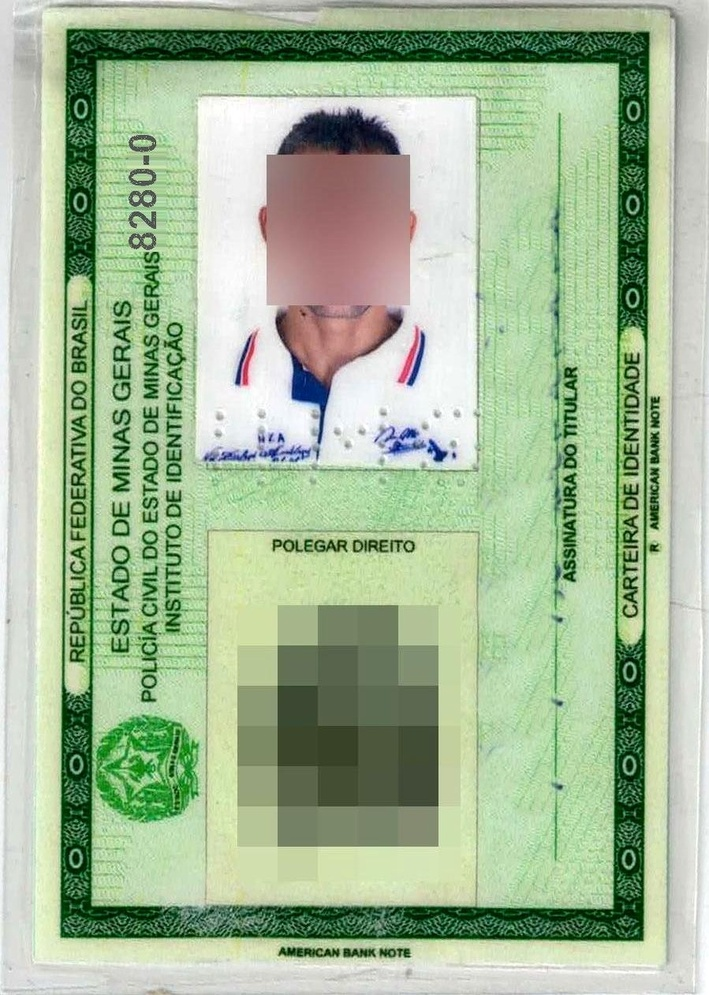
#> input picture desafio-1/testes-de-hipotese/amostras_boas/rg_frente/rg_frente (1).jpg, 709 x 995 px, shrunk from 899 x 1261 before the run
$ jupyter execute --allow-errors 'Teste de Hipótese 1.2 - Tentando Melhorar o Brilho de Imagens Coloridas-Copy1.ipynb'
#> lines starting #> are read from the running program, lines starting #| are printed output that depends on the picture
<center>
    <h1>
        Teste de Hipótese 1.2: Tentando Melhorar Imagens Coloridas Aumetando o Brilho
    </h1>
</center>
    <div style="text-align: right;"><h3>
        Carlos Eduardo Cassimiro da Silva
    </h3></div>

O Teste 1.1 foi possível melhorar a nitidez dos de uma amostra de rg mais escura equalizando o histrama da mesma para melhorar o seu contraste, entretanto, para melhor classificação e distinção dos outros documentos, faz-se necessário melhorar ainda mais a nitidez desse tipo de amostra. Nesse teste, será verificado a possibilidade de melhorar a nitidez da imagem aumentando o brilho, e para isso testaremos diferentes tipos de ganho nos canais de cores, além de um teste de equalização de histograma com aumento de brilho juntos.</p>

<h4>Desafio #1: Classificação de documentos (RG, CNH e CPF) </h4>

 - Contextualização: Inúmeras áreas de diferentes organizações (usualmente como parte de um processo de um backoffice) recepcionam documentos dos seus clientes para formação de kits de documentação. Tais kits são, por exemplo, compartilhados com outros stakeholders das empresas. Conforme pode-se pressupor, um desafio nesse cenário refere-se ao fato de que o cliente pode enviar documentos, porém sem necessariamente indicar a qual tipo se o documento se refere (RG, CNH ou CPF, por exemplo). Dessa forma, ao invés de demandar um trabalho manual para essa leitura e classificação dos documentos, podemos construir um modelo de aprendizado que tenha capacidade de ler um conjunto de documentos (em .jpg, por exemplo) e, subsequentemente, realizar a classificação em três tipos distintos: RG, CNH e CPF.
 - Dataset: Para esse desafio utilizaremos um dataset público de RG, CNH e CPF (incluindo as imagens). Este repositório apresenta o conjunto de dados denominado Brazilian Identity Document Dataset (BID Dataset), o primeiro conjunto de dados público de documentos de identificação brasileiros. <br>
Link do dataset: https://github.com/ricardobnjunior/Brazilian-Identity-Document-Dataset

<h4>Roteiro</h4>
Módulos utilizados <br>
1. Comparação entre uma amostra boa e outra ruim <br>
2. Aumentando o Brilho das Imagens <br>
    2.1 Ganho Linear com Razão Percentual <br>
    2.2 Ganho Linear <br>
    2.3 Ganho Percentual <br>
3. Comparações <br>
4. Equalização CLAHE com Aumento de Brilho Percentual <br>
    4.1 Ganho Percentual Aplicado ao Equalização CLAHE <br>
    4.2 Equalização CLAHE Aplicado ao Ganho Percentual

##### Módulos utilizados

[cell 1]
import numpy as np
import cv2
import matplotlib.pyplot as plt
from sklearn.preprocessing import MinMaxScaler

[cell 2]
plt.style.use('ggplot')

# 1. Comparação entre um histograma com valores "brutos" e normalizados

[cell 3]
# Lê o arquivo
img = cv2.cvtColor(cv2.imread('amostras_boas/rg_frente/rg_frente (1).jpg'), cv2.COLOR_BGR2RGB)
hist = []      # lista para guardar os histogramas "brutos"
hist_norm = [] # lista para guardar os histogramas normalizados
hist.append(cv2.calcHist(img,[0],None,[256],[0,256]))  # histogra "bruto" vermelho
hist.append(cv2.calcHist(img,[1],None,[256],[0,256]))  # histogra "bruto" verde
hist.append(cv2.calcHist(img,[2],None,[256],[0,256]))  # histogra "bruto" azul
for j in range(0,3):     # Laço para normalizar todos os histogramas
    mm = MinMaxScaler()  # Instanciação do objeto com a função de normalizar
    hist_norm.append(mm.fit_transform(hist[j], hist[j])) # Normalizando cada canal de acordo com as suas características
#> after the loop, hist_norm = 3 items

[cell 4]
# Agora vamos plotar os dois tipos de histograma
n = 2 # Número de linhas do plot
# Definindo o "esqueleto" do plot e configurações de grade
fig , ax = plt.subplots(n, 4, figsize=(18,3*n), gridspec_kw={'width_ratios': [1,3,3,3]})

# Ajuste
ax.flatten()
ax = ax.T.flatten()

ax[0].imshow(img) # Plotando o documento
ax[0].axis('off')
ax[0].set_title('rg_frente',fontsize=10)
ax[1].plot(' ')  # Deixando o espaço de baixo em branco
ax[1].axis('off')

# Plot dos histrogramas "brutos"
ax[2].plot(hist[0], color='red')
ax[4].plot(hist[1], color='green')
ax[6].plot(hist[2], color='blue')

# Plot dos histogramas normalizados
ax[3].plot(hist_norm[0], color='red')
ax[5].plot(hist_norm[1], color='green')
ax[7].plot(hist_norm[2], color='blue')

fig.suptitle('Histograma "Bruto" e Histograma Normalizado', fontsize=20)
plt.show()
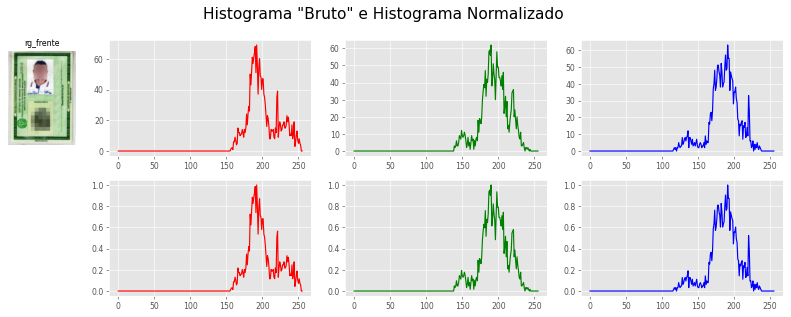
#> figure drawn by matplotlib, 8 panels; panel 2: curve peaks at x = 192, y = 69; panel 3: curve peaks at x = 190, y = 62; panel 4: curve peaks at x = 191, y = 63; panel 6: curve peaks at x = 192, y = 1

A forma do histograma normalizado ficou identica a do histograma "bruto".

# 2. Média dos histogramas de boas amostras

[cell 5]
# Processo analogo ao anterior
rg_frente = []
#> (the rest of this cell did not finish here and is left out)

[cell 6]
# Média dos canais de cores
# Primeiro defimos as variáveis auxiliares
sum_red = 0
#> sum_red = 0
sum_green = 0
sum_blue = 0

for i in range(len(rg_frente)): # Laço para somar todos histogramas
    sum_red += rg_frente[i][0]
    sum_green += rg_frente[i][1]
    sum_blue += rg_frente[i][2]
#> this loop made 1 pass
#> after the loop, sum_blue = 256 values, max 1 at index 191, min 0 at index 0, mean 0.132; sum_green = 256 values, max 1 at index 190, min 0 at index 0, mean 0.134; sum_red = 256 values, max 1 at index 192, min 0 at index 0, mean 0.12

sum_red = sum_red/len(rg_frente) # Divisão da soma pelo número de amostras para realizar a média
sum_green = sum_green/len(rg_frente)
sum_blue = sum_blue/len(rg_frente)

[cell 7]
# Plot das médias, processo análogo ao plot anteior
n = 1
fig , ax = plt.subplots(n, 4, figsize=(18,3*n), gridspec_kw={'width_ratios': [1,3,3,3]})

cont = 0
ax.flatten()
ax = ax.T.flatten()

ax[0].imshow(img)
ax[0].axis('off')
ax[0].set_title('rg',fontsize=10)

ax[1].plot(sum_red, color='red');
ax[2].plot(sum_green, color='green')
ax[3].plot(sum_blue, color='blue')

fig.suptitle('Média dos Histogramas Normalizados', fontsize=20)
plt.show()
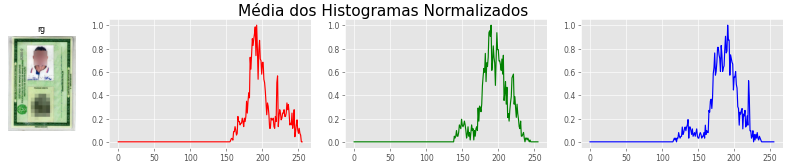
#> figure drawn by matplotlib, 4 panels; panel 2: curve peaks at x = 192, y = 1; panel 3: curve peaks at x = 190, y = 1; panel 4: curve peaks at x = 191, y = 1

Agora que o processo está definido, podemos generalizá-lo para executar para todos os documentos ao mesmo tempo

# 3. Normalização e média dos histogramas dos documentos

[cell 8]
# Lista de nomes para facilitar o acesso as pastas e aos arquivos
documentos = ['cpf_frente','cpf_tras','rg_frente','rg_tras','cnh_frente','cnh_tras']

[cell 9]
# Faço para repetir o processos anteriores de um vez para todos os documentos
medias = {}    # Dicionário para guardar todos as amostras dos documentos e as médias dos histogramas
#> (the rest of this cell did not finish here and is left out)

[cell 10]
# Plot análogo ao anterior
n = len(medias.keys())
#> n = 0
#> (the rest of this cell did not finish here and is left out)
